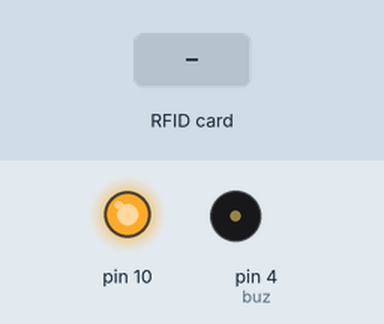
The sketch below on a simulated Arduino Uno, built with avr-gcc and run on an emulated ATmega328P. Shown: output pins drawn as LEDs (lit = HIGH), buzzer (waves = sounding, pin HIGH). The test bench sets the inputs (shaded band). What the sketch prints to the serial monitor is not drawn.

Above: at 1.2 s.
1.3 s: RFID card 5E 7A 19 C4 held to the reader
Timing chart, 0 to 4.3 s (numbered marks = the images above; inputs shaded):
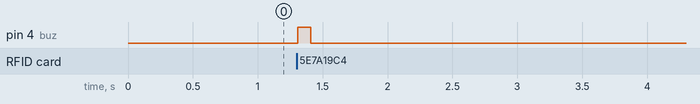

Measured:
- after the input at 1.3 s, pin 4 (buz): LOW → HIGH at once, → LOW 0.10 s later

The sketch:

rfid_read_personal_data_test.ino
```cpp
#include <SPI.h>
#include <RFID.h>
#define SDA_DIO 5
#define RESET_DIO 22
#define buz 4

RFID RC522(SDA_DIO, RESET_DIO);

void setup()
{
  Serial.begin(9600);
  SPI.begin();
  RC522.init();
  pinMode(buz , OUTPUT);
}

void loop()
{
getCardId();
}
void getCardId(){
  if (RC522.isCard())
  {
    RC522.readCardSerial();
    digitalWrite(buz,HIGH);
    delay(100);
    String id = "CardId :";
    for(int i=0;i<5;i++)
    {
    if(RC522.serNum[i]==0){
      continue;
    }
    id = id + String(RC522.serNum[i],HEX);
    }
    Serial.print(id);
    Serial.println(",");

  }
  digitalWrite(buz,LOW);
}
```
